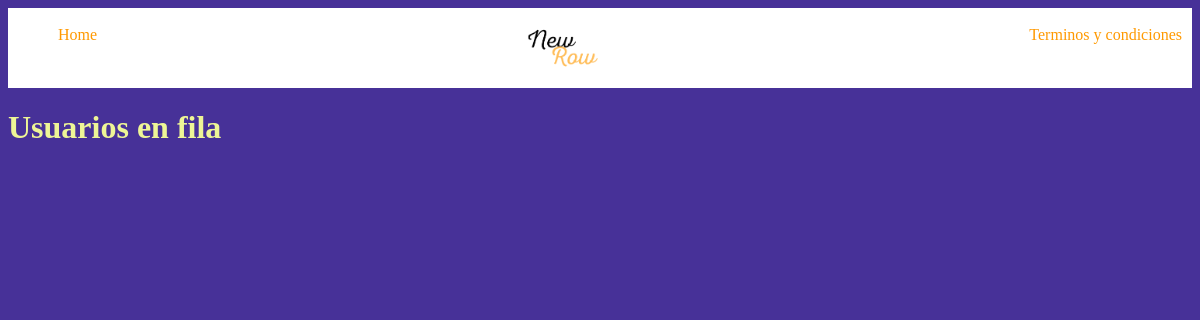
Before: /vista_tienda/ with the older database file.
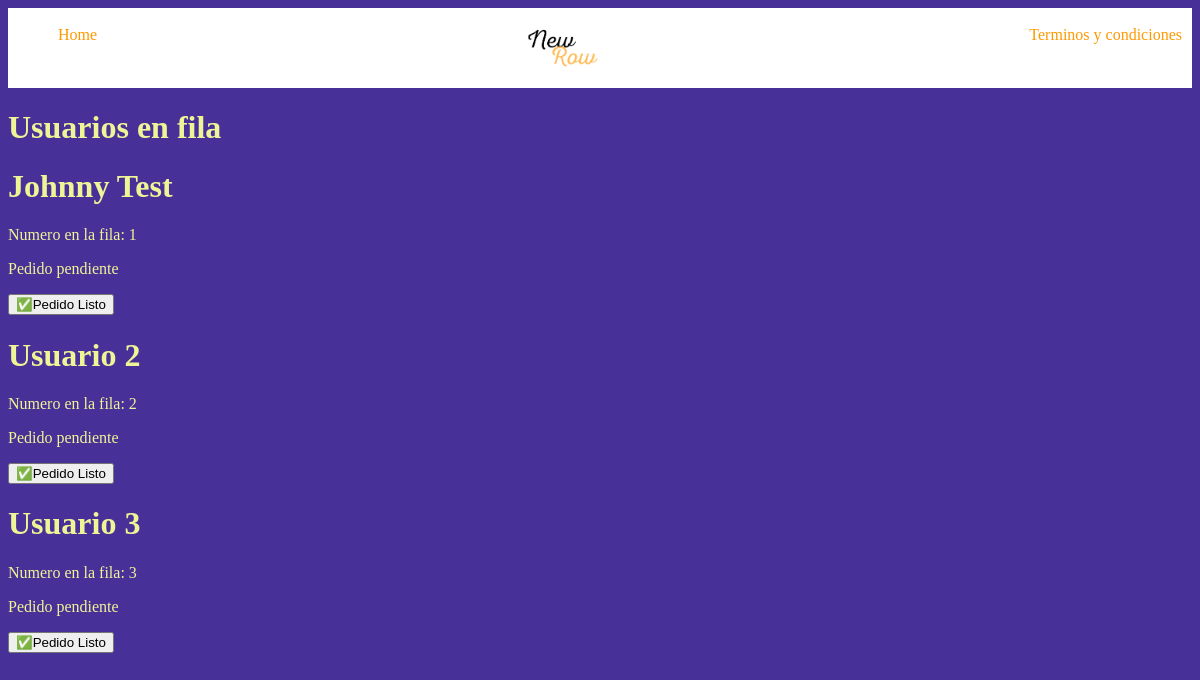
After: the same page with the newer database file.
### Titulo/models.py (models this page shows, shortened)
class Usuarios(models.Model):
    nombre = models.CharField(max_length=200)
    correo = models.CharField(max_length=200)
    n_fila = models.PositiveIntegerField()
    estado_pedido = models.BooleanField(default=False)

### Titulo/views.py (the view)
# urls.py: path("vista_tienda/", views.admin_tienda, name="admin_tienda"),
def admin_tienda(request):
    usuarios = Usuarios.objects.all()
    return render(request, 'admin_tienda.html', {
        'usuarios': usuarios
    })

### Titulo/templates/admin_tienda.html
{% extends "layouts/baseHome.html" %}
{% block content %}
<h1>Usuarios en fila</h1>
{% for usuario in usuarios %}
<div>
    <h1>{{usuario.nombre}}</h1>
    <p>Numero en la fila: {{usuario.n_fila}}</p>
    {% if usuario.estado_pedido == False %}
    <p>Pedido pendiente</p>
    <button>
        ✅Pedido Listo
    </button>
    {% else %}
    <p>Pedido realizado</p>
    {% endif %}
</div>
{% endfor %}
{% endblock %}

### Titulo/templates/layouts/baseHome.html (shortened to what this page needs)
{% load static %}
<!DOCTYPE html>
<html lang="en">
<head>
  <link rel="stylesheet" href= "{% static '/styles/main.css' %}">
</head>
<body>
  <nav class="navbar">
    <ul>
      <li>
        <a href="{% url 'home' %}">Home</a>
      </li>
      <img src="{% static 'NewRow.png' %}" alt="" width="80">
      <li>
        <a href="{% url 'terms' %}">Terminos y condiciones</a>
      </li>
    </ul>
  </nav>
</body>
{% block content %}
{% endblock %}

### Titulo/static/styles/main.css (style rules this page uses)
body { background: #473198; color: #eef596; }
.navbar { background-color: white; padding: 2px 10px; }
.navbar ul { display: flex; justify-content: space-between; }
.navbar ul li { list-style: none; }
.navbar ul li a { color:rgb(255, 153, 0); text-decoration: none; }

Changed rows visible on the page:
added Usuarios: nombre "Johnny Test", n_fila "1", estado_pedido "Pedido pendiente"
added Usuarios: nombre "Usuario 2", n_fila "2", estado_pedido "Pedido pendiente"
added Usuarios: nombre "Usuario 3", n_fila "3", estado_pedido "Pedido pendiente"
